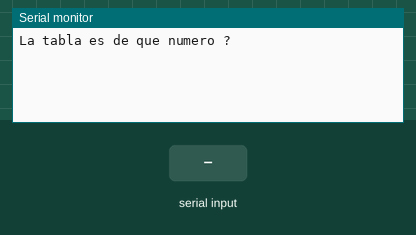
The sketch below on a simulated Arduino Uno, built with avr-gcc and run on an emulated ATmega328P. Parts: the last lines printed to the serial monitor. Inputs (shaded band) come from the test bench.

Above: at 1.2 s.
1.3 s: "90,45\n" received over Serial
At 2.8 s:
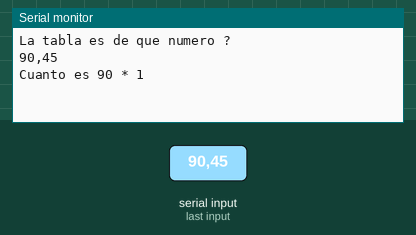
3.1 s: "30,150\n" received over Serial
At 4.4 s:
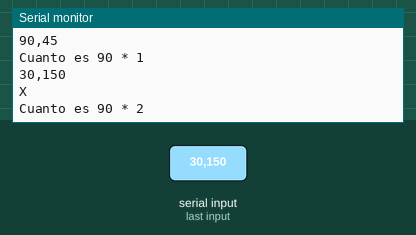
4.7 s: "0\n" received over Serial
At 6.3 s:
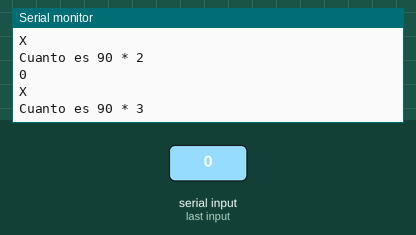

Measured:
- after the input at 1.3 s, the serial monitor: prints a new line after 0.21 s (image 1)
- after the input at 3.1 s, the serial monitor: prints a new line after 0.12 s (image 2)
- after the input at 4.7 s, the serial monitor: prints a new line after 0.13 s (image 3)

The sketch:

SE_ExamenTabla.ino
```cpp
int leds[8] = {6, 7, 8, 9, 10, 11, 12, 13};
int estado = 0;
void setup() {
  // put your setup code here, to run once:
  Serial.begin(9600);
  Serial.setTimeout(10);
}
String valor;
int v, tabla, respuesta, aciertos = 0, cont = 1;
void loop() {
  switch (estado) {
    case 0:
    case 3:
      if (estado == 0)
      {
        Serial.println("La tabla es de que numero ?");
      }
      else
      {
        if (estado == 3)
        {
          Serial.println("Cuanto es " + String(tabla) + " * " + String(cont));
        }
      }
      estado++;
    case 1:
    case 4:
    case 8:
      if (Serial.available() > 0)
      {
        valor = Serial.readString();
        estado++;
      }
      break;
    case 2:
    case 5:
    case 9:
      if (!valor.equals(""))
      {
        v = valor.toInt();
        Serial.print(valor);
        if (estado == 2)
        {
          Serial.print("\n");
          tabla = v;
          estado++;
        }
        else
        {
          if (estado == 5)
          {
            if (cont <= 10)
            {
              if (v == (tabla * cont))
              {
                Serial.println("✓\n");
                aciertos++;
              }
              else
              {
                Serial.println("X\n");
              }
              cont++;
              estado = 3;
            }
            if(cont==11)
            {
              estado = 6;
            }
          }
          else
          {
            if (v == 1)
            {
              estado = 0;
              aciertos = 0;
              cont = 1;
            }
            else
            {
              estado = 7;
            }
          }
        }
      }
      break;
    case 6:
      Serial.println("Usted obtuvo " + String(aciertos) + " aciertos!\n");
      estado++;
      break;
    case 7:
      Serial.println("Desea repetir el algoritmo 1=SI / 0= NO");
      estado++;
      break;
  }
  delay(100);
}
```
